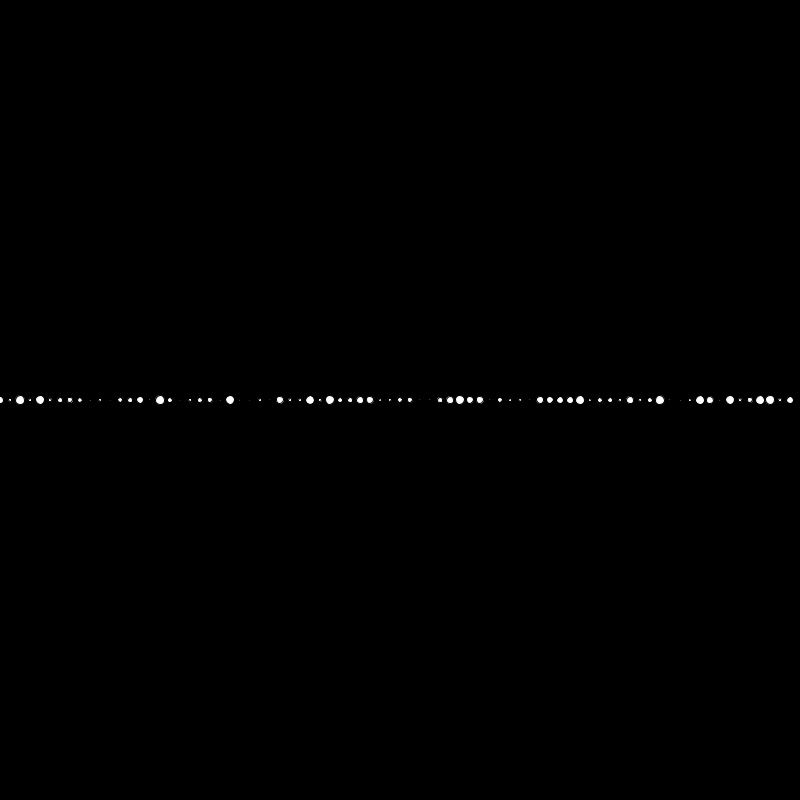
Frame 1 (no input)
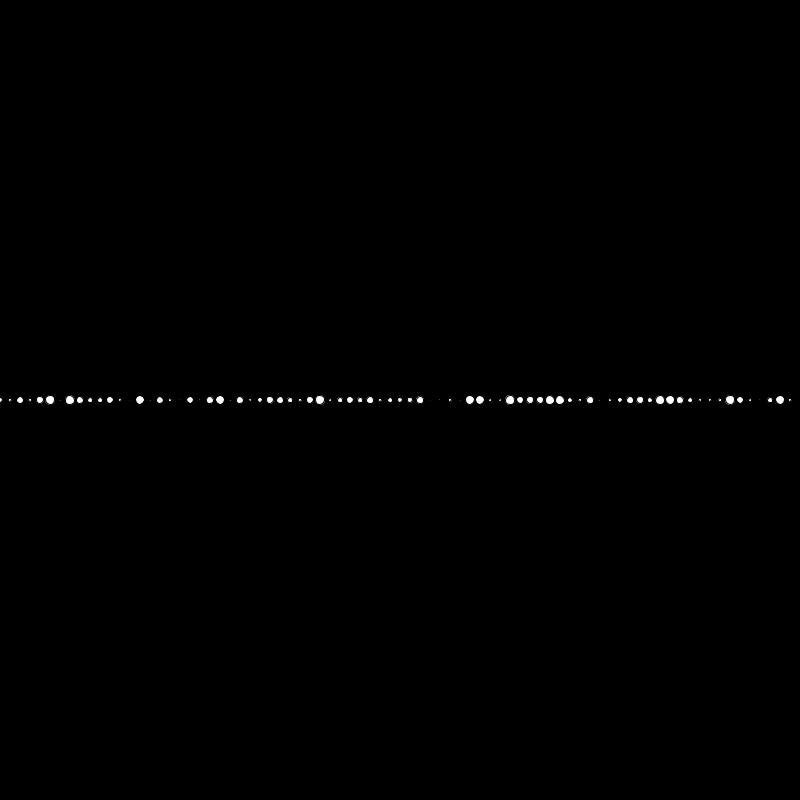
Frame 60 (the mouse pressed at the canvas centre just before this capture)
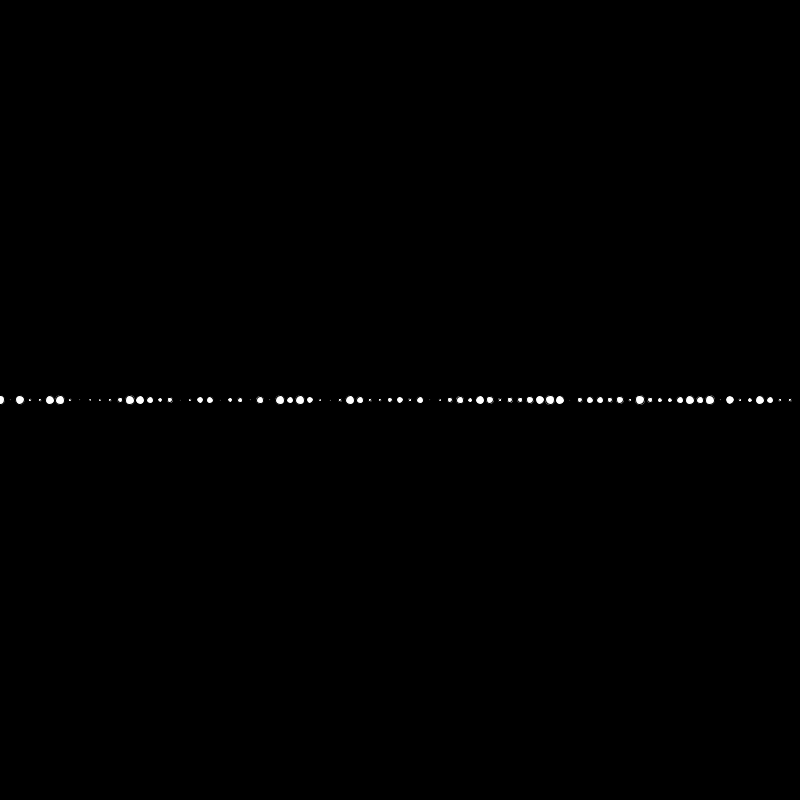
Frame 120 (the mouse held since frame 60 and released just before this capture)

The Processing sketch that drew these frames (run headless with seeded random() and noise(); from frame 60 on, the mouse is pressed at the canvas centre):

// Processing sketch: random
// ── random.pde
void setup(){
  size(800, 800);
}

void draw(){
  //randomSeed(0); what is the seed? how does it affects my sketch
  // randomSeed = mouseX;
  background(0);
  fill(255);
  for (int i = 0; i < 800; i+=10){
    circle(i, 400, random(1,10));
  }
}
